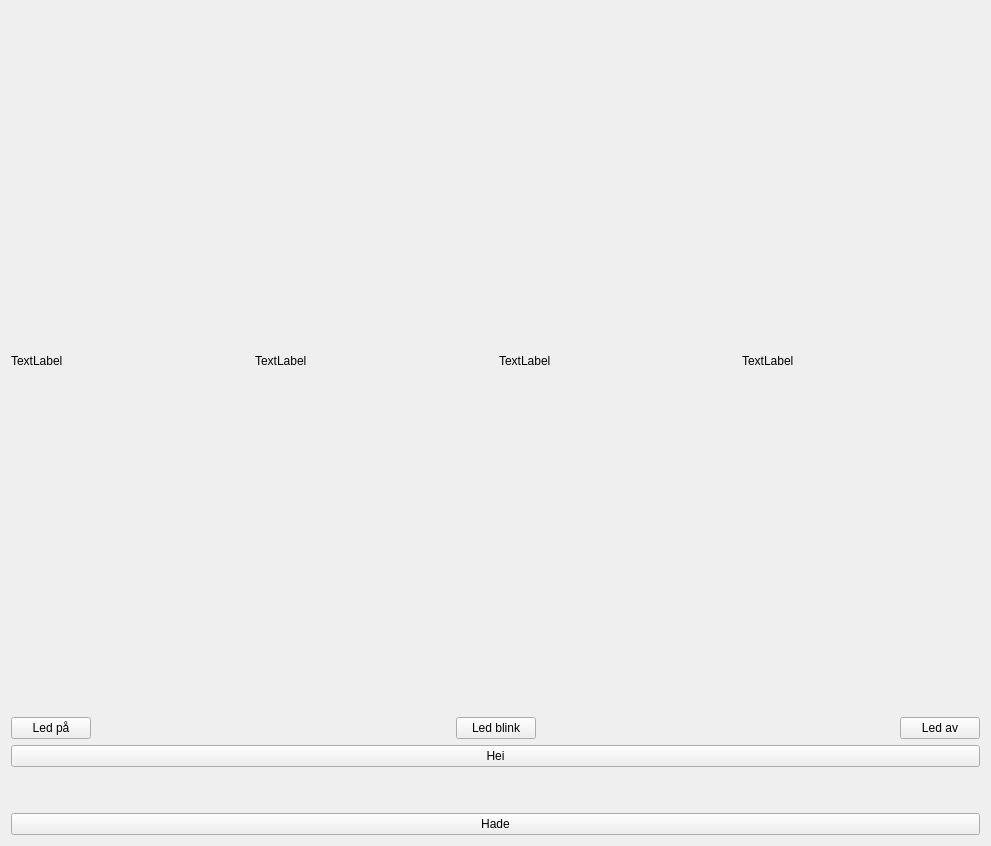
<?xml version="1.0" encoding="UTF-8"?>
<ui version="4.0">
 <class>QTdesigner_01</class>
 <widget class="QWidget" name="QTdesigner_01">
  <property name="geometry">
   <rect>
    <x>0</x>
    <y>0</y>
    <width>991</width>
    <height>846</height>
   </rect>
  </property>
  <property name="windowTitle">
   <string>Form</string>
  </property>
  <layout class="QGridLayout" name="gridLayout_3">
   <item row="1" column="0">
    <layout class="QVBoxLayout" name="verticalLayout">
     <item>
      <layout class="QHBoxLayout" name="horizontalLayout">
       <item>
        <layout class="QHBoxLayout" name="horizontalLayout_2">
         <item>
          <widget class="QPushButton" name="LedPa">
           <property name="text">
            <string>Led på</string>
           </property>
          </widget>
         </item>
         <item>
          <spacer name="horizontalSpacer_2">
           <property name="orientation">
            <enum>Qt::Horizontal</enum>
           </property>
           <property name="sizeHint" stdset="0">
            <size>
             <width>40</width>
             <height>20</height>
            </size>
           </property>
          </spacer>
         </item>
         <item>
          <widget class="QPushButton" name="LedBlink">
           <property name="text">
            <string>Led blink</string>
           </property>
          </widget>
         </item>
         <item>
          <spacer name="horizontalSpacer_3">
           <property name="orientation">
            <enum>Qt::Horizontal</enum>
           </property>
           <property name="sizeHint" stdset="0">
            <size>
             <width>40</width>
             <height>20</height>
            </size>
           </property>
          </spacer>
         </item>
         <item>
          <widget class="QPushButton" name="Ledav">
           <property name="text">
            <string>Led av</string>
           </property>
          </widget>
         </item>
        </layout>
       </item>
      </layout>
     </item>
     <item>
      <widget class="QPushButton" name="Hei">
       <property name="text">
        <string>Hei</string>
       </property>
      </widget>
     </item>
     <item>
      <spacer name="verticalSpacer">
       <property name="orientation">
        <enum>Qt::Vertical</enum>
       </property>
       <property name="sizeType">
        <enum>QSizePolicy::Maximum</enum>
       </property>
       <property name="sizeHint" stdset="0">
        <size>
         <width>20</width>
         <height>40</height>
        </size>
       </property>
      </spacer>
     </item>
     <item>
      <widget class="QPushButton" name="Hade">
       <property name="text">
        <string>Hade</string>
       </property>
      </widget>
     </item>
    </layout>
   </item>
   <item row="0" column="0">
    <layout class="QGridLayout" name="gridLayout">
     <item row="0" column="2">
      <widget class="QLabel" name="label_3">
       <property name="text">
        <string>TextLabel</string>
       </property>
      </widget>
     </item>
     <item row="0" column="0">
      <widget class="QLabel" name="label_1">
       <property name="text">
        <string>TextLabel</string>
       </property>
      </widget>
     </item>
     <item row="0" column="1">
      <widget class="QLabel" name="label_2">
       <property name="text">
        <string>TextLabel</string>
       </property>
      </widget>
     </item>
     <item row="0" column="3">
      <widget class="QLabel" name="label_4">
       <property name="text">
        <string>TextLabel</string>
       </property>
      </widget>
     </item>
    </layout>
   </item>
  </layout>
 </widget>
 <resources/>
 <connections/>
</ui>
